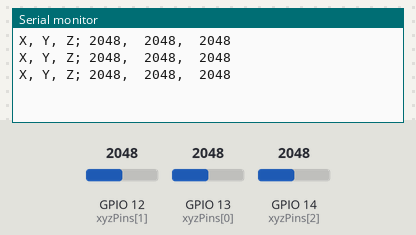
A sketch run on a simulated ESP32. Shown: the last lines printed to the serial monitor. The test bench sets the inputs (shaded band); at power-on: GPIO 12 (xyzPins[1]) = 2048, GPIO 13 (xyzPins[0]) = 2048, GPIO 14 (xyzPins[2]) = 2048.

Above: at 1.3 s.
1.4 s: GPIO 12 (xyzPins[1]) set to 2866
At 1.9 s:
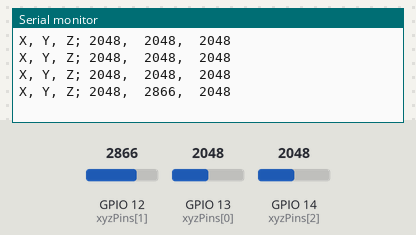
2.9 s: GPIO 13 (xyzPins[0]) set to 2866
At 3.4 s:
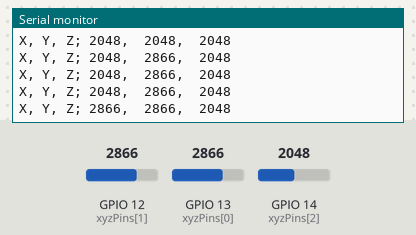
4.4 s: GPIO 14 (xyzPins[2]) set to 2866
At 4.9 s:
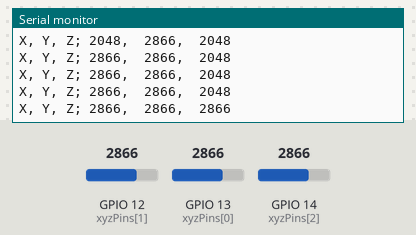
5.9 s: GPIO 12 (xyzPins[1]) set to 3603
At 6.4 s:
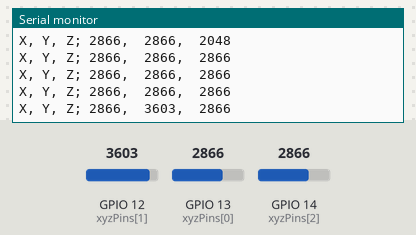
7.4 s: GPIO 13 (xyzPins[0]) set to 3603
At 7.9 s:
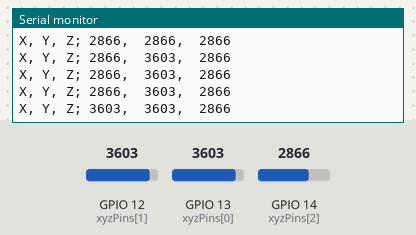
8.9 s: GPIO 14 (xyzPins[2]) set to 3603
At 9.4 s:
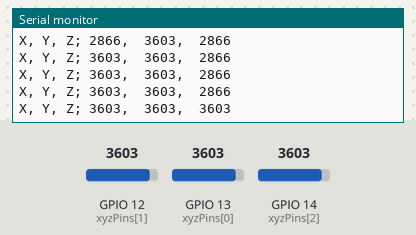
Timing chart, 0 to 11.4 s (numbered marks = the images above; inputs shaded):
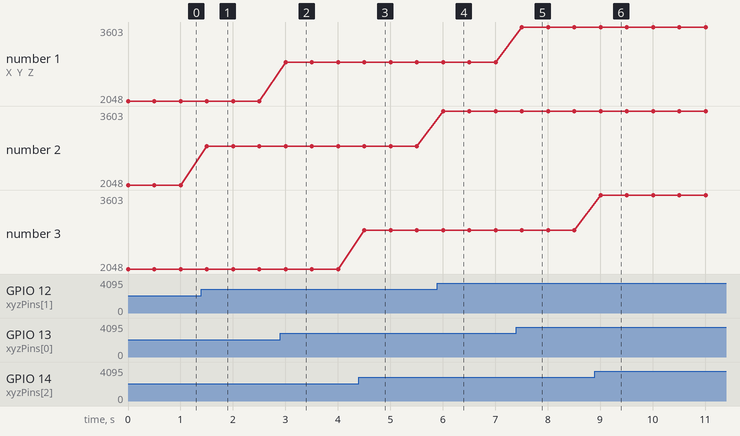

Measured:
- after the input at 1.4 s, the serial monitor: prints a new line after 0.10 s (image 1)
- after the input at 2.9 s, the serial monitor: prints a new line after 0.10 s (image 2)
- after the input at 4.4 s, the serial monitor: prints a new line after 0.10 s (image 3)
- after the input at 5.9 s, the serial monitor: prints a new line after 0.11 s (image 4)
- after the input at 7.4 s, the serial monitor: prints a new line after 0.11 s (image 5)
- after the input at 8.9 s, the serial monitor: prints a new line after 0.11 s (image 6)
- plotted number 2: 2048 → 2866 after the input at 1.4 s, 2866 → 3603 after the input at 5.9 s

The sketch:

joystick.ino
```cpp
// Project 14.1: Joystick

// Define GPIO pins for:
//      x:  13
//      y:  12
//      z:  14
int xyzPins[] = {13, 12, 14};

void setup() {
    // Initialize connection with ESP32:
    Serial.begin(115200);

    // Set up z axis pin as a button:
    pinMode(xyzPins[2], INPUT_PULLUP);
}

void loop() {
    // Use analogRead() to read the value from the pins:
    int xValue = analogRead(xyzPins[0]);
    int yValue = analogRead(xyzPins[1]);
    int zValue = analogRead(xyzPins[2]);

    // Print a message to the console:
    Serial.printf("X, Y, Z; %d,\t%d,\t%d\n", xValue, yValue, zValue);

    // Add some delay:
    delay(500);
}
```
